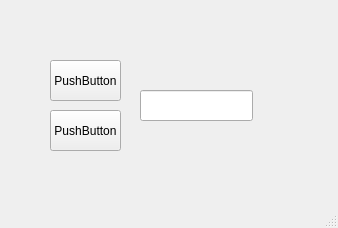
<?xml version="1.0" encoding="UTF-8"?>
<ui version="4.0">
 <class>MainWindow</class>
 <widget class="QMainWindow" name="MainWindow">
  <property name="geometry">
   <rect>
    <x>0</x>
    <y>0</y>
    <width>338</width>
    <height>228</height>
   </rect>
  </property>
  <property name="windowTitle">
   <string>MainWindow</string>
  </property>
  <widget class="QWidget" name="centralwidget">
   <widget class="QPushButton" name="addButton">
    <property name="geometry">
     <rect>
      <x>50</x>
      <y>60</y>
      <width>71</width>
      <height>41</height>
     </rect>
    </property>
    <property name="text">
     <string>PushButton</string>
    </property>
   </widget>
   <widget class="QPushButton" name="resetButton">
    <property name="geometry">
     <rect>
      <x>50</x>
      <y>110</y>
      <width>71</width>
      <height>41</height>
     </rect>
    </property>
    <property name="text">
     <string>PushButton</string>
    </property>
   </widget>
   <widget class="QLineEdit" name="display">
    <property name="geometry">
     <rect>
      <x>140</x>
      <y>90</y>
      <width>113</width>
      <height>31</height>
     </rect>
    </property>
   </widget>
  </widget>
  <widget class="QMenuBar" name="menubar">
   <property name="geometry">
    <rect>
     <x>0</x>
     <y>0</y>
     <width>338</width>
     <height>21</height>
    </rect>
   </property>
  </widget>
  <widget class="QStatusBar" name="statusbar"/>
 </widget>
 <resources/>
 <connections/>
</ui>
